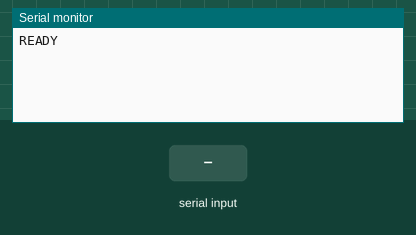
Recording of a sketch running on a simulated ESP32. Shown: the last lines printed to the serial monitor. The inputs (shaded band) are chosen by the test bench.

Above: at 1.2 s.
1.3 s: "BRIDGE\n" received over Serial
At 1.8 s:
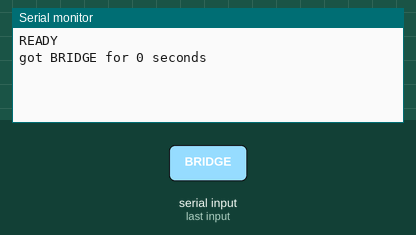
2.8 s: "90,45\n" received over Serial
At 4.1 s:
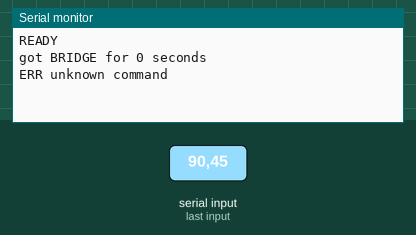

Measured:
- after the input at 1.3 s, the serial monitor: prints a new line at once (image 1)
- after the input at 2.8 s, the serial monitor: prints a new line at once (image 2)

The sketch:

raspberry.ino
```cpp
#include <Arduino.h>

void setup() {
    Serial.begin(115200);
    while (!Serial);

    Serial.println("READY");
}

void loop() {
    if (Serial.available() > 0) {
        String command = Serial.readStringUntil('\n');
        command.trim();

        if (command.startsWith("BRIDGE")) {
            int seconds = command.substring(7).toInt();
            Serial.printf("got BRIDGE for %d seconds\n", seconds);
        } else {
            Serial.println("ERR unknown command");
        }
    }
}
```
